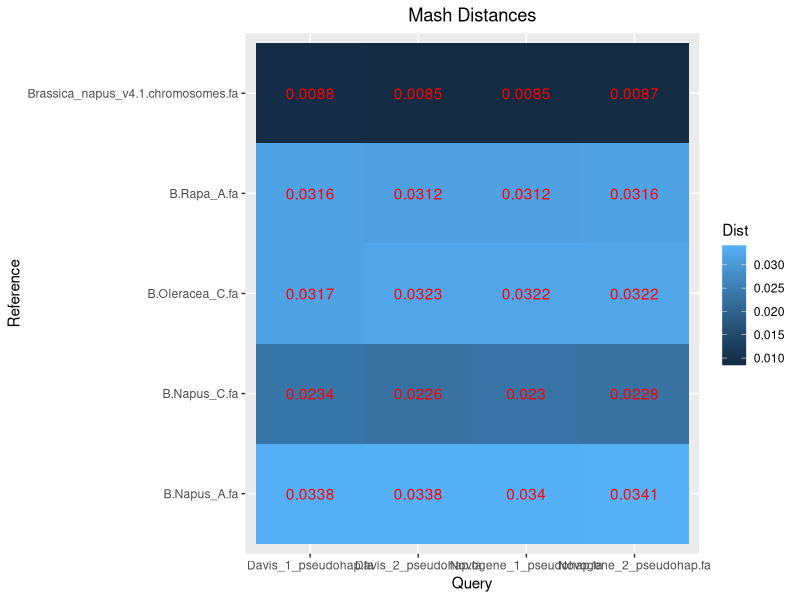
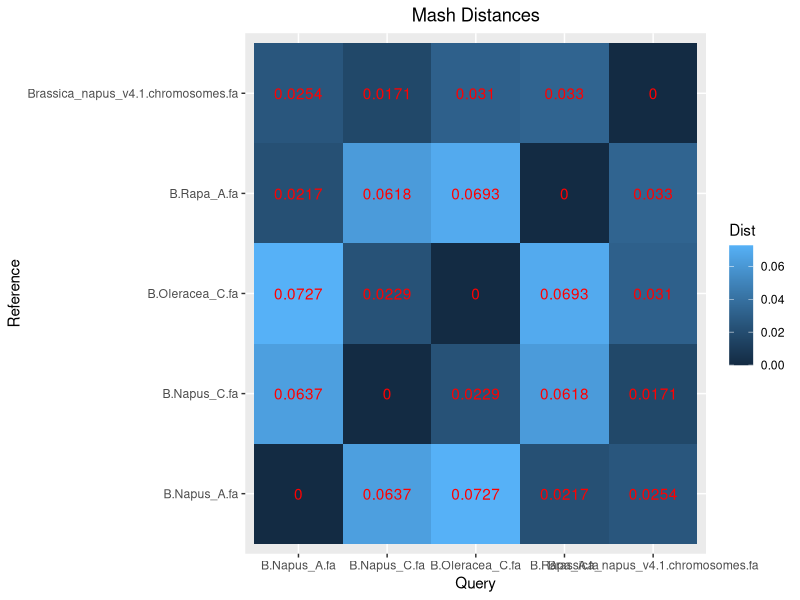
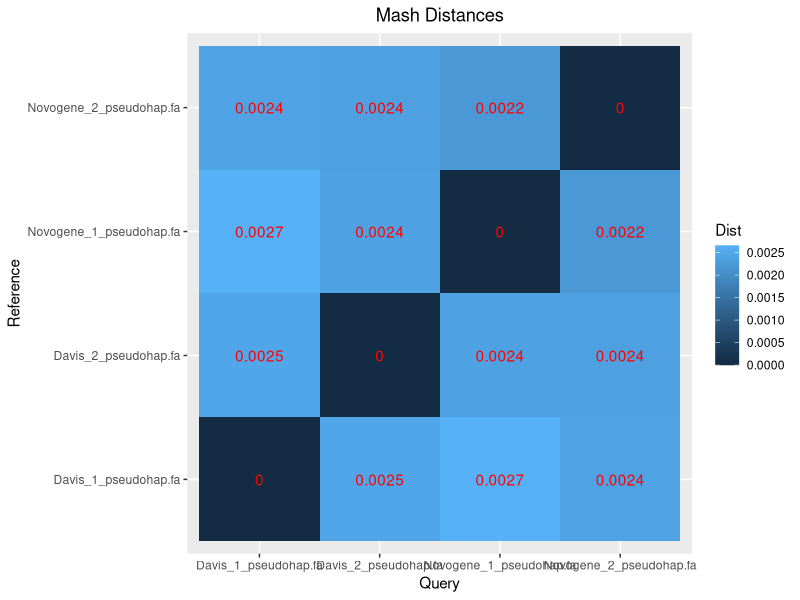

These charts were generated, in order, by the following R code:
## ---- chunk 1
knitr::opts_chunk$set(echo = TRUE)
## ---- chunk 2
library(tidyverse)

## Read in files

Assemblies_vs_Reference <- read.table("Assembly_vs_Reference_Mash_Dists.tab", header = F) %>%
  rename(Reference = V1, Query = V2, Dist = V3, P_value = V4 , Matches = V5)
Reference <- read.table("Reference_Mash_Dists.tab", header = F) %>%
  rename(Reference = V1, Query = V2, Dist = V3, P_value = V4 , Matches = V5)
Assemblies <- read.table("Assembly_Mash_Dists.tab", header = F) %>%
  rename(Reference = V1, Query = V2, Dist = V3, P_value = V4 , Matches = V5)

Assemblies_vs_Reference %>%
  ggplot(aes(Query,Reference)) +
  geom_tile(aes(fill = Dist)) +
  geom_text(aes(label = round(Dist,4), colour = "red"),show.legend = F) +
  scale_colour_manual(values=c("red")) +
  ggtitle("Mash Distances") +
  theme(plot.title = element_text(hjust = 0.5))

Reference %>%
  ggplot(aes(Query,Reference)) +
  geom_tile(aes(fill = Dist)) +
  geom_text(aes(label = round(Dist,4), colour = "red"),show.legend = F) +
  scale_colour_manual(values=c("red")) +
  ggtitle("Mash Distances") +
  theme(plot.title = element_text(hjust = 0.5))

Assemblies %>%
  ggplot(aes(Query,Reference)) +
  geom_tile(aes(fill = Dist)) +
  geom_text(aes(label = round(Dist,4), colour = "red"),show.legend = F) +
  scale_colour_manual(values=c("red")) +
  ggtitle("Mash Distances") +
  theme(plot.title = element_text(hjust = 0.5))
